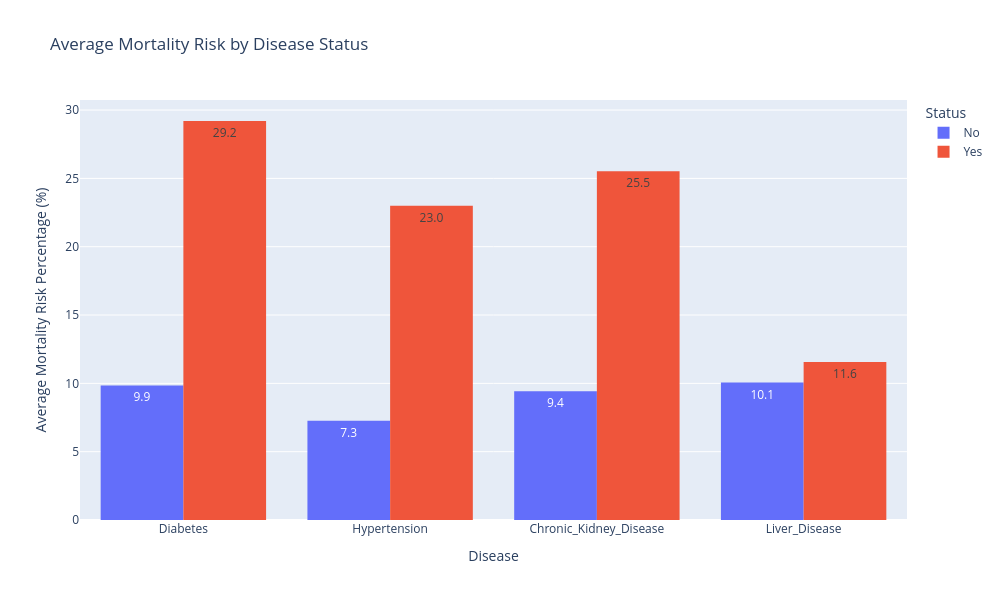

The notebook cell saved with this chart:
### Markdown cell above
<div style="background: linear-gradient(to bottom, #d2e4f1, #abc9e3);
            padding: 15px 20px; 
            border-radius: 12px; 
            box-shadow: 2px 4px 8px rgba(0,0,0,0.15); 
            border-left: 5px solid #2b5c8f; 
            margin-bottom: 20px;">
    <h3 style="text-align:left;color:darkgreen;";">
       Q15. Which Chronic Disease Carries the Highest Average Mortality Risk ❓
    </h3>
</div>

### Code cell
diseases = ["Diabetes", "Hypertension", "Chronic_Kidney_Disease", "Liver_Disease"]
df_melted = df_clean.melt(
    id_vars=["Mortality_Risk_Percentage"],
    value_vars=diseases,
    var_name="Disease",
    value_name="Status",
)

fig = px.histogram(
    df_melted,
    x="Disease",
    y="Mortality_Risk_Percentage",
    color="Status",
    barmode="group",
    histfunc="avg",
    text_auto=".1f",
    title="Average Mortality Risk by Disease Status",
)
fig.update_layout(width=1000, height=600)
fig.update_layout(yaxis_title="Average Mortality Risk Percentage (%)")
fig.show()

### Figure 1 — Plotly figure (JSON) as saved in the notebook; plotly's stock layout.template omitted (floating-point values rounded to 4 significant figures; data arrays with more than 128 entries replaced by an {"elided": "..."} marker saying what was removed)
{"data": [{"alignmentgroup": "True", "bingroup": "x", "histfunc": "avg", "hovertemplate": "Status=No<br>Disease=%{x}<br>avg of Mortality_Risk_Percentage=%{y}<extra></extra>", "legendgroup": "No", "marker": {"color": "#636efa", "pattern": {"shape": ""}}, "name": "No", "offsetgroup": "No", "orientation": "v", "showlegend": true, "texttemplate": "%{value:.1f}", "type": "histogram", "x": {"elided": "32254 str values"}, "xaxis": "x", "y": {"elided": "32254 float values"}, "yaxis": "y"}, {"alignmentgroup": "True", "bingroup": "x", "histfunc": "avg", "hovertemplate": "Status=Yes<br>Disease=%{x}<br>avg of Mortality_Risk_Percentage=%{y}<extra></extra>", "legendgroup": "Yes", "marker": {"color": "#EF553B", "pattern": {"shape": ""}}, "name": "Yes", "offsetgroup": "Yes", "orientation": "v", "showlegend": true, "texttemplate": "%{value:.1f}", "type": "histogram", "x": {"elided": "2642 str values"}, "xaxis": "x", "y": {"elided": "2642 float values"}, "yaxis": "y"}], "layout": {"barmode": "group", "height": 600, "legend": {"title": {"text": "Status"}, "tracegroupgap": 0}, "title": {"text": "Average Mortality Risk by Disease Status"}, "width": 1000, "xaxis": {"anchor": "y", "domain": [0, 1], "title": {"text": "Disease"}}, "yaxis": {"anchor": "x", "domain": [0, 1], "title": {"text": "Average Mortality Risk Percentage (%)"}}}}
